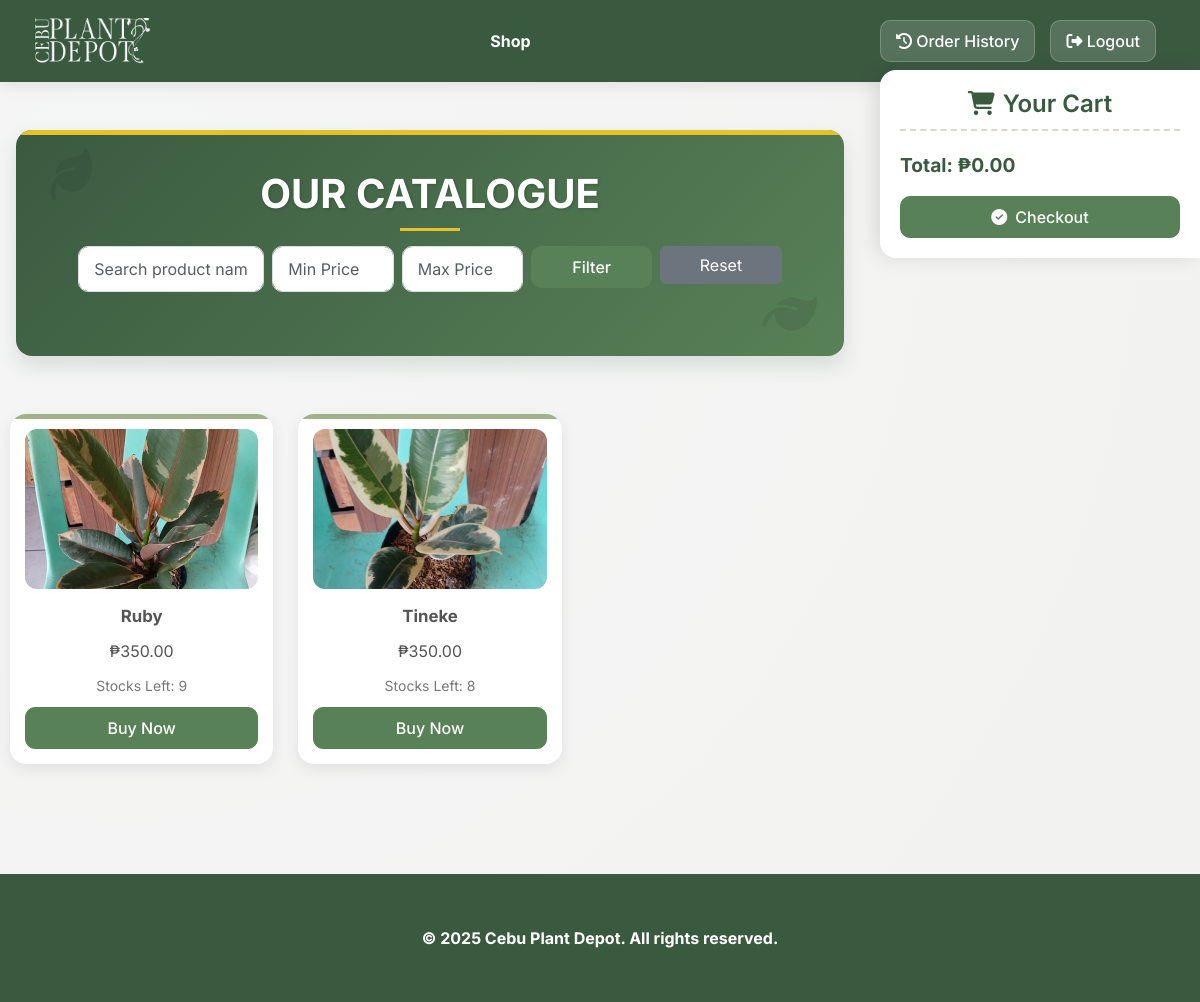
The app's page /Main/php/catalogue.php (signed in) with its own data.
### tables this page shows
CREATE TABLE `products` (
  `product_id` int(11) NOT NULL,
  `product_name` varchar(250) NOT NULL,
  `product_image` varchar(255) NOT NULL,
  `product_price` float NOT NULL,
  `product_availability` tinyint(1) NOT NULL DEFAULT 1,
  `product_quantity` int(11) NOT NULL,
  `created_at` timestamp NOT NULL DEFAULT current_timestamp()
);

### Main/php/catalogue.php (the view, shortened to what this page needs)
<?php
include("database.php");
$search = $_GET['search'] ?? '';
$minPrice = $_GET['min_price'] ?? '';
$maxPrice = $_GET['max_price'] ?? '';
$conditions = ["product_availability = 1"];
$whereClause = implode(" AND ", $conditions);
$sql = "SELECT * FROM products WHERE $whereClause ORDER BY product_name ASC";
$result = mysqli_query($con, $sql);
?>
<!DOCTYPE html>
<html lang="en">
<head>
  <link rel="stylesheet" href="https://cdn.jsdelivr.net/npm/bootstrap@5.3.0/dist/css/bootstrap.min.css"/>
  <link rel="stylesheet" href="https://cdnjs.cloudflare.com/ajax/libs/font-awesome/6.4.0/css/all.min.css"/>
</head>
<body>
  <div class="main-content">
    <nav class="navbar navbar-expand-lg navbar-dark">
      <div class="container-fluid">
        <div class="d-flex order-lg-3 position-static position-lg-absolute end-0 me-3 align-items-center">
          <div class="nav-button-container">
            <a href="order_history.php" class="nav-link">
              <i class="fas fa-clock-rotate-left"></i> <span class="d-none d-md-inline">Order History</span>
            </a>
          </div>
          <div class="nav-button-container">
            <a href="logout.php" class="nav-link">
              <i class="fas fa-sign-out-alt"></i> <span class="d-none d-md-inline">Logout</span>
            </a>
          </div>
        </div>
        <div class="collapse navbar-collapse order-2 order-lg-1" id="navbarNav">
          <ul class="navbar-nav mx-auto">
            <li class="nav-item"><a class="nav-link text-white fw-bold" href="catalogue.php">Shop</a></li>
          </ul>
        </div>
        <div>
          <a href="catalogue.php"><img src="../images/logowhite.png" style="width: 8rem; padding: 5px;"></a>
        </div>
      </div>
    </nav>
    <div class="catalogue-container">
      <section class="mt-5 mb-5 mx-3 catalogue-header">
        <i class="fas fa-leaf leaf-decoration leaf-1 fa-3x"></i>
        <i class="fas fa-leaf leaf-decoration leaf-2 fa-3x"></i>
        <h2>OUR CATALOGUE</h2>
        <form method="GET" class="row g-2 mb-4 justify-content-center">
          <div class="col-md-3">
            <input type="text" name="search" class="form-control" placeholder="Search product name"
                   value="<?php echo htmlspecialchars($search); ?>">
          </div>
          <div class="col-md-2">
            <input type="number" name="min_price" class="form-control" placeholder="Min Price" step="0.01"
                   value="<?php echo htmlspecialchars($minPrice); ?>">
          </div>
          <div class="col-md-2">
            <input type="number" name="max_price" class="form-control" placeholder="Max Price" step="0.01"
                   value="<?php echo htmlspecialchars($maxPrice); ?>">
          </div>
          <div class="col-md-2">
            <button type="submit" class="btn btn-success w-100">Filter</button>
          </div>
          <div class="col-md-2">
            <a href="catalogue.php" class="btn btn-secondary w-100">Reset</a>
          </div>
        </form>
      </section>
      <div class="shop-container">
        <?php if (mysqli_num_rows($result) > 0): ?>
          <?php while ($row = mysqli_fetch_assoc($result)): ?>
            <div class="card">
              <img src="../../images/<?php echo htmlspecialchars($row['product_image']); ?>" alt="">
              <div class="card-body">
                <p class="card-text fw-bold"><?php echo htmlspecialchars($row['product_name']); ?></p>
                <p>₱<?php echo number_format($row['product_price'], 2); ?></p>
                <p><small>Stocks Left: <?php echo $row['product_quantity']; ?></small></p>
                <form action="order.php" method="POST" class="add-to-cart-form">
                  <button type="submit" class="btn btn-success w-100">Buy Now</button>
                </form>
              </div>
            </div>
          <?php endwhile; ?>
        <?php endif; ?>
      </div>
    </div>
    <div class="cart-sidebar" id="cart">
      <h4><i class="fas fa-shopping-cart me-2"></i>Your Cart</h4>
      <div class="total-price">Total: ₱<span id="cart-total">0.00</span></div>
      <form action="order.php" method="POST">
        <button type="submit" class="btn btn-success mt-3 w-100">
          <i class="fas fa-check-circle me-2"></i>Checkout
        </button>
      </form>
    </div>
  </div>
  <footer>
    <div class="footer text-center p-3">
      <p class="fw-bold mt-3">© 2025 Cebu Plant Depot. All rights reserved.</p>
    </div>
  </footer>
</body>
</html>

### Main/php/catalogue.php (style rules this page uses)
:root { --primary-green: #3a5a40; --secondary-green: #588157; --light-green: #a3b18a; --lighter-green: #dad7cd; --accent-yellow: #e6c229; }
body { background-color: #f8f9fa; font-family: 'Inter'; background-image: radial-gradient(circle at 10% 20%, rgba(218, 215, 205, 0.1) 0%, rgba(218, 215, 205, 0.2) 90%); min-height: 100vh; display: flex; flex-direction: column; }
.main-content { flex: 1; position: relative; padding-bottom: 100px; }
.navbar { background-color: var(--primary-green) !important; box-shadow: 0 2px 15px rgba(0, 0, 0, 0.1); padding: 0.8rem 1rem; }
.catalogue-header { text-align: center; padding: 40px 30px; background: linear-gradient(135deg, var(--primary-green) 0%, var(--secondary-green) 100%); border-radius: 16px; box-shadow: 0 10px 20px rgba(58, 90, 64, 0.15); margin-bottom: 40px; position: relative; overflow: hidden; }
.catalogue-header::before { content: ""; position: absolute; top: 0; left: 0; right: 0; height: 5px; background: var(--accent-yellow); }
.catalogue-header h2 { color: white; font-size: 2.5rem; font-weight: 700; margin-bottom: 15px; text-shadow: 1px 1px 3px rgba(0,0,0,0.2); position: relative; display: inline-block; }
.catalogue-header h2::after { content: ""; display: block; width: 60px; height: 3px; background: var(--accent-yellow); margin: 10px auto 0; }
.catalogue-header .leaf-decoration { position: absolute; opacity: 0.1; }
.catalogue-header .leaf-1 { top: 20px; left: 30px; transform: rotate(-15deg); }
.catalogue-header .leaf-2 { bottom: 20px; right: 30px; transform: rotate(15deg); }
.catalogue-container { margin-right: 320px; padding-right: 20px; transition: all 0.3s ease; }
.shop-container { display: grid; grid-template-columns: repeat(auto-fill, minmax(220px, 1fr)); gap: 25px; justify-content: center; padding: 10px; }
.card { background-color: white; border-radius: 16px; padding: 15px; text-align: center; box-shadow: 0 5px 15px rgba(0, 0, 0, 0.08); transition: all 0.3s cubic-bezier(0.25, 0.8, 0.25, 1); border: none; overflow: hidden; position: relative; }
.card::before { content: ''; position: absolute; top: 0; left: 0; width: 100%; height: 5px; background: var(--light-green); }
.card img { height: 160px; width: 100%; object-fit: cover; border-radius: 12px; margin-bottom: 15px; transition: transform 0.3s ease; }
.card-body { padding: 0; }
.card-text { font-weight: 600; color: var(--primary-green); margin-bottom: 8px; font-size: 1.05rem; }
.card p { color: #555; margin-bottom: 10px; }
.card small { color: #777; }
.btn-success { background-color: var(--secondary-green); border-color: var(--secondary-green); border-radius: 10px; padding: 8px 15px; font-weight: 500; transition: all 0.3s; }
.cart-sidebar { position: fixed; top: 70px; right: 0; width: 320px; max-height: calc(100vh - 170px); background-color: #fff; box-shadow: -5px 0 20px rgba(0, 0, 0, 0.1); padding: 20px; overflow-y: auto; z-index: 1000; border-top-left-radius: 16px; border-bottom-left-radius: 16px; }
.cart-sidebar h4 { text-align: center; margin-bottom: 20px; color: var(--primary-green); font-weight: 600; padding-bottom: 10px; border-bottom: 2px dashed var(--lighter-green); }
.total-price { font-weight: bold; margin-top: 20px; font-size: 1.2rem; color: var(--primary-green); }
.nav-button-container { display: inline-block; margin-left: 15px; padding: 8px 15px; border-radius: 10px; transition: all 0.3s ease; background-color: rgba(255, 255, 255, 0.15); border: 1px solid rgba(255, 255, 255, 0.2); }
.nav-button-container a { text-decoration: none; color: white !important; font-weight: 500; }
.form-control { border-radius: 10px; padding: 10px 15px; border: 1px solid #ddd; }
footer { background-color: var(--primary-green); color: white; padding: 20px 0; margin-top: auto; position: relative; z-index: 100; }

### records on screen
products: product_image (picture), product_name "Ruby", product_price "350.00", product_quantity "9"
products: product_image (picture), product_name "Tineke", product_price "350.00", product_quantity "8"
